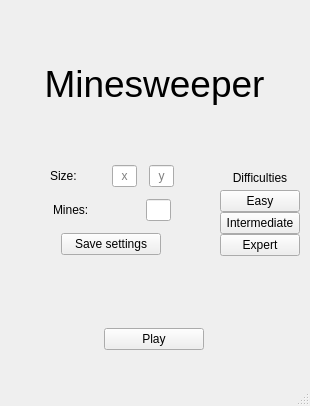
<?xml version="1.0" encoding="UTF-8"?>
<ui version="4.0">
 <class>MainWindow</class>
 <widget class="QMainWindow" name="MainWindow">
  <property name="geometry">
   <rect>
    <x>0</x>
    <y>0</y>
    <width>310</width>
    <height>406</height>
   </rect>
  </property>
  <property name="windowTitle">
   <string>MainWindow</string>
  </property>
  <widget class="QWidget" name="centralwidget">
   <layout class="QVBoxLayout" name="verticalLayout">
    <item>
     <widget class="QWidget" name="mainMenuWidget" native="true">
      <widget class="QStackedWidget" name="stackedWidget">
       <property name="geometry">
        <rect>
         <x>-10</x>
         <y>-10</y>
         <width>311</width>
         <height>361</height>
        </rect>
       </property>
       <widget class="QWidget" name="page">
        <widget class="QWidget" name="verticalLayoutWidget">
         <property name="geometry">
          <rect>
           <x>10</x>
           <y>10</y>
           <width>291</width>
           <height>341</height>
          </rect>
         </property>
         <layout class="QVBoxLayout" name="mainMenuLayout">
          <property name="sizeConstraint">
           <enum>QLayout::SetMaximumSize</enum>
          </property>
          <item>
           <widget class="QLabel" name="titleLabel">
            <property name="minimumSize">
             <size>
              <width>0</width>
              <height>150</height>
             </size>
            </property>
            <property name="maximumSize">
             <size>
              <width>16777215</width>
              <height>150</height>
             </size>
            </property>
            <property name="font">
             <font>
              <pointsize>28</pointsize>
             </font>
            </property>
            <property name="text">
             <string>Minesweeper</string>
            </property>
            <property name="alignment">
             <set>Qt::AlignCenter</set>
            </property>
           </widget>
          </item>
          <item>
           <layout class="QHBoxLayout" name="controlLayout">
            <item>
             <layout class="QVBoxLayout" name="settingsLayout">
              <property name="spacing">
               <number>12</number>
              </property>
              <item>
               <layout class="QHBoxLayout" name="sizeField">
                <item>
                 <spacer name="horizontalSpacer_2">
                  <property name="orientation">
                   <enum>Qt::Horizontal</enum>
                  </property>
                  <property name="sizeType">
                   <enum>QSizePolicy::Expanding</enum>
                  </property>
                  <property name="sizeHint" stdset="0">
                   <size>
                    <width>40</width>
                    <height>20</height>
                   </size>
                  </property>
                 </spacer>
                </item>
                <item>
                 <widget class="QLabel" name="sizeLabel">
                  <property name="minimumSize">
                   <size>
                    <width>50</width>
                    <height>0</height>
                   </size>
                  </property>
                  <property name="maximumSize">
                   <size>
                    <width>50</width>
                    <height>16777215</height>
                   </size>
                  </property>
                  <property name="text">
                   <string>Size:</string>
                  </property>
                 </widget>
                </item>
                <item>
                 <widget class="QLineEdit" name="xSizeEdit">
                  <property name="minimumSize">
                   <size>
                    <width>25</width>
                    <height>0</height>
                   </size>
                  </property>
                  <property name="maximumSize">
                   <size>
                    <width>25</width>
                    <height>16777215</height>
                   </size>
                  </property>
                  <property name="alignment">
                   <set>Qt::AlignCenter</set>
                  </property>
                  <property name="placeholderText">
                   <string>x</string>
                  </property>
                 </widget>
                </item>
                <item>
                 <widget class="QLineEdit" name="ySizeEdit">
                  <property name="minimumSize">
                   <size>
                    <width>25</width>
                    <height>0</height>
                   </size>
                  </property>
                  <property name="maximumSize">
                   <size>
                    <width>25</width>
                    <height>16777215</height>
                   </size>
                  </property>
                  <property name="alignment">
                   <set>Qt::AlignCenter</set>
                  </property>
                  <property name="placeholderText">
                   <string>y</string>
                  </property>
                 </widget>
                </item>
                <item>
                 <spacer name="horizontalSpacer">
                  <property name="orientation">
                   <enum>Qt::Horizontal</enum>
                  </property>
                  <property name="sizeType">
                   <enum>QSizePolicy::Expanding</enum>
                  </property>
                  <property name="sizeHint" stdset="0">
                   <size>
                    <width>40</width>
                    <height>20</height>
                   </size>
                  </property>
                 </spacer>
                </item>
               </layout>
              </item>
              <item>
               <layout class="QHBoxLayout" name="minesField">
                <item>
                 <spacer name="horizontalSpacer_5">
                  <property name="orientation">
                   <enum>Qt::Horizontal</enum>
                  </property>
                  <property name="sizeType">
                   <enum>QSizePolicy::Expanding</enum>
                  </property>
                  <property name="sizeHint" stdset="0">
                   <size>
                    <width>40</width>
                    <height>20</height>
                   </size>
                  </property>
                 </spacer>
                </item>
                <item>
                 <widget class="QLabel" name="minesLabel">
                  <property name="minimumSize">
                   <size>
                    <width>81</width>
                    <height>0</height>
                   </size>
                  </property>
                  <property name="maximumSize">
                   <size>
                    <width>81</width>
                    <height>16777215</height>
                   </size>
                  </property>
                  <property name="text">
                   <string>Mines:</string>
                  </property>
                 </widget>
                </item>
                <item>
                 <widget class="QLineEdit" name="minesEdit">
                  <property name="minimumSize">
                   <size>
                    <width>25</width>
                    <height>0</height>
                   </size>
                  </property>
                  <property name="maximumSize">
                   <size>
                    <width>25</width>
                    <height>16777215</height>
                   </size>
                  </property>
                  <property name="alignment">
                   <set>Qt::AlignCenter</set>
                  </property>
                 </widget>
                </item>
                <item>
                 <spacer name="horizontalSpacer_6">
                  <property name="orientation">
                   <enum>Qt::Horizontal</enum>
                  </property>
                  <property name="sizeType">
                   <enum>QSizePolicy::Expanding</enum>
                  </property>
                  <property name="sizeHint" stdset="0">
                   <size>
                    <width>40</width>
                    <height>20</height>
                   </size>
                  </property>
                 </spacer>
                </item>
               </layout>
              </item>
              <item>
               <layout class="QHBoxLayout" name="horizontalLayout">
                <item>
                 <widget class="QPushButton" name="saveSettingsButton">
                  <property name="maximumSize">
                   <size>
                    <width>100</width>
                    <height>16777215</height>
                   </size>
                  </property>
                  <property name="text">
                   <string>Save settings</string>
                  </property>
                 </widget>
                </item>
               </layout>
              </item>
             </layout>
            </item>
            <item>
             <layout class="QVBoxLayout" name="presetsLayout">
              <property name="spacing">
               <number>0</number>
              </property>
              <item>
               <widget class="QLabel" name="presetsLabel">
                <property name="minimumSize">
                 <size>
                  <width>0</width>
                  <height>25</height>
                 </size>
                </property>
                <property name="text">
                 <string>Difficulties</string>
                </property>
                <property name="alignment">
                 <set>Qt::AlignCenter</set>
                </property>
               </widget>
              </item>
              <item>
               <widget class="QPushButton" name="easyDiffButton">
                <property name="maximumSize">
                 <size>
                  <width>16777215</width>
                  <height>25</height>
                 </size>
                </property>
                <property name="text">
                 <string>Easy</string>
                </property>
               </widget>
              </item>
              <item>
               <widget class="QPushButton" name="intermediateDiffButton">
                <property name="maximumSize">
                 <size>
                  <width>16777215</width>
                  <height>25</height>
                 </size>
                </property>
                <property name="text">
                 <string>Intermediate</string>
                </property>
               </widget>
              </item>
              <item>
               <widget class="QPushButton" name="expertDiffButton">
                <property name="maximumSize">
                 <size>
                  <width>16777215</width>
                  <height>25</height>
                 </size>
                </property>
                <property name="text">
                 <string>Expert</string>
                </property>
               </widget>
              </item>
             </layout>
            </item>
           </layout>
          </item>
          <item>
           <spacer name="verticalSpacer">
            <property name="orientation">
             <enum>Qt::Vertical</enum>
            </property>
            <property name="sizeHint" stdset="0">
             <size>
              <width>20</width>
              <height>40</height>
             </size>
            </property>
           </spacer>
          </item>
          <item>
           <layout class="QHBoxLayout" name="playLayout">
            <item>
             <widget class="QPushButton" name="playButton">
              <property name="maximumSize">
               <size>
                <width>100</width>
                <height>16777215</height>
               </size>
              </property>
              <property name="styleSheet">
               <string notr="true"/>
              </property>
              <property name="text">
               <string>Play</string>
              </property>
             </widget>
            </item>
           </layout>
          </item>
         </layout>
        </widget>
       </widget>
       <widget class="QWidget" name="page_2"/>
      </widget>
     </widget>
    </item>
   </layout>
  </widget>
  <widget class="QMenuBar" name="menubar">
   <property name="geometry">
    <rect>
     <x>0</x>
     <y>0</y>
     <width>310</width>
     <height>21</height>
    </rect>
   </property>
  </widget>
  <widget class="QStatusBar" name="statusbar"/>
 </widget>
 <resources/>
 <connections/>
</ui>
